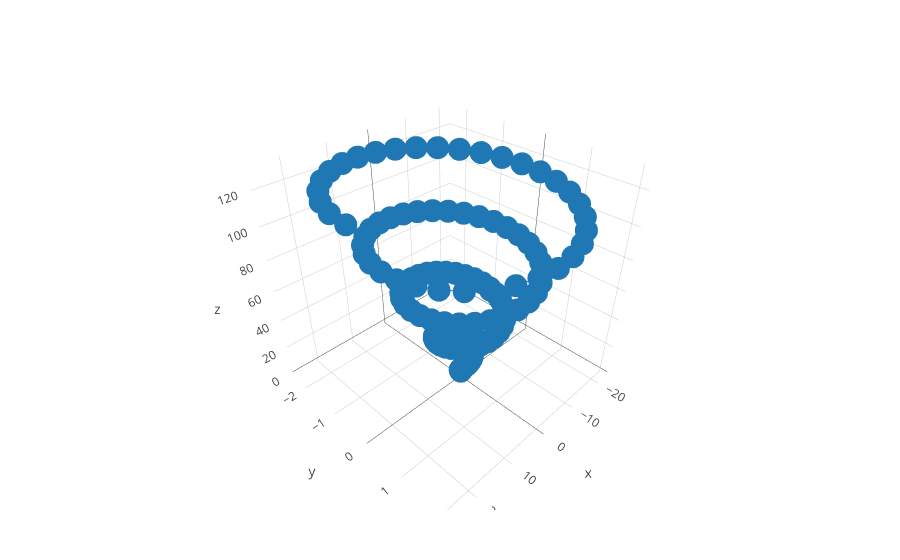

Write notebook code for a chart like this one.
### Markdown cell above
Let's plot something

### Code cell
# 3D plot
n = 128
ts = LinRange(0,8π,n) # Type \pi followed by TAB to get the pi symbol
x = ts .* cos.(ts)
y = (0.1ts) .* sin.(ts)
z = 1:n
plot([scatter3d(x=x,y=y,z=z)])
# Default spiral with markers
